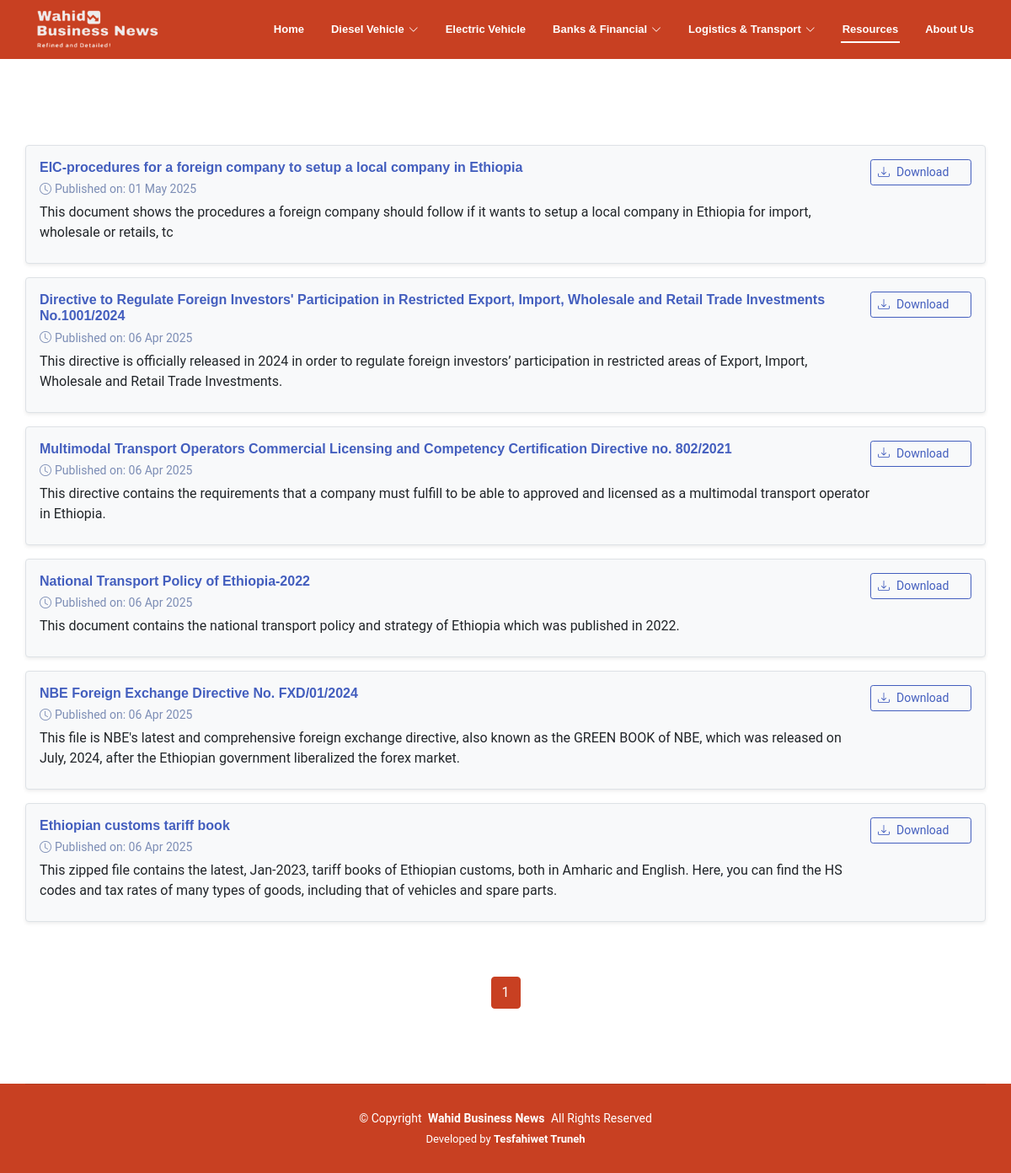
The app's page /display-resources with its own data.
### admin_app/models.py (models this page shows, shortened)
class ResourcesModel(models.Model):
    resource_name = models.CharField(max_length=200)
    short_description = models.TextField()
    resource_file = models.FileField(upload_to="resources")
    created_at = models.DateTimeField(default=timezone.now)
    class Meta:
        verbose_name = "Resource"
        verbose_name_plural = "Resources"
        ordering = ['-created_at']

### App/views.py (the view)
# urls.py: path("display-resources", DisplayResourceItems.as_view(), name = "display-resources"),
class DisplayResourceItems(HitCountMixin, TemplateView):
    template_name = "display-resources.html"
    def get(self, request, *args, **kwargs):
        website = Website.objects.get(name="Wahid Business News")
        hit_count = HitCount.objects.get_for_object(website)
        HitCountMixin.hit_count(request, hit_count)
        return super().get(request, *args, **kwargs)
    def get_context_data(self, **kwargs):
        context = super().get_context_data(**kwargs)
        resources_list = ResourcesModel.objects.all().order_by('-created_at')
        page = self.request.GET.get('page', 1)
        paginator = Paginator(resources_list, 10)
        context['resource_list'] = paginator.get_page(page)
        return context

### templates/display-resources.html (shortened to what this page needs)
{% extends 'base.html' %}
{% load static %}
{% block 'page-template' %}
<main class="main">
    <section id="blog-posts" class="blog-posts section mt-5">
        <div class="container">
            <div class="row mt-5">
                {% if resource_list %}
                {% for resource in resource_list %}
                <div class="result-item mt-3 border rounded p-3 shadow-sm bg-light">
                    <div class="d-flex justify-content-between align-items-start">
                        <div>
                            <h6 class="mb-1 blog-title">
                                <a href="#" class="text-primary text-decoration-none">
                                    {{ resource.resource_name }}
                                </a>
                            </h6>
                            <p class="mb-1 text-muted">
                                <small>
                                    <i class="bi bi-clock me-1"></i>Published on:
                                    {{ resource.created_at|date:"d M Y" }}
                                </small>
                            </p>
                            <p class="mb-2 text-dark">
                                {{ resource.short_description }}
                            </p>
                        </div>
                        <div>
                            <a href="{{ resource.resource_file.url }}"
                               class="btn btn-outline-primary btn-sm d-flex align-items-center"
                               download>
                                <i class="bi bi-download me-2"></i>Download
                            </a>
                        </div>
                    </div>
                </div>
                {% endfor %}
                {% endif %}
            </div>
        </div>
    </section>
    {% if resource_list %}
    <section id="blog-pagination" class="blog-pagination section">
        <div class="container">
            <div class="d-flex justify-content-center">
                <ul class="pagination">
                    {% for page_num in resource_list.paginator.page_range %}
                    {% if resource_list.number == page_num %}
                    <li class="page-item active">
                        <span class="page-link">{{ page_num }}</span>
                    </li>
                    {% else %}
                    <li class="page-item">
                        <a class="page-link" href="?page={{ page_num }}&next_post=true">{{ page_num }}</a>
                    </li>
                    {% endif %}
                    {% endfor %}
                </ul>
            </div>
        </div>
    </section>
    {% endif %}
</main>
{% endblock %}

### static/css/main.css (style rules this page uses)
:root { --default-font: "Roboto", system-ui, -apple-system, "Segoe UI", Roboto, "Helvetica Neue", Arial, "Noto Sans", "Liberation Sans", sans-serif, "Apple Color Emoji", "Segoe UI Emoji", "Segoe UI Symbol", "Noto Color Emoji"; --heading-font: "Montserrat", sans-serif; --nav-font: "Poppins", sans-serif; }
:root { --background-color: #ffffff; --default-color: #222222; --heading-color: #172a28; --accent-color: #008374; --surface-color: #ffffff; --contrast-color: #ffffff; }
:root { --nav-color: #ffffff; --nav-hover-color: #fff; --nav-mobile-background-color: #ffffff; --nav-dropdown-background-color: #ffffff; --nav-dropdown-color: #01433c; --nav-dropdown-hover-color: #008374; }
:root { scroll-behavior: smooth; }
body { color: var(--default-color); background-color: var(--background-color); font-family: var(--default-font); }
a { color: var(--accent-color); text-decoration: none; transition: 0.3s; }
h1, h2, h3, h4, h5, h6 { color: #000; font-family: var(--heading-font); }
section, .section { color: var(--default-color); background-color: var(--background-color); padding: 60px 0; scroll-margin-top: 112px; overflow: clip; }
.blog-pagination { padding-top: 0; color: color-mix(in srgb, var(--default-color), transparent 40%); }
.blog-pagination ul { display: flex; padding: 0; margin: 0; list-style: none; }
.blog-pagination li { margin: 0 5px; transition: 0.3s; }
.page-item.active .page-link { z-index: 3; color: #fff; background-color: #c84022; border-color: #c84022; }
.active { color: green; border-radius: 5px; padding: 5px 10px; }
.btn { min-width: 120px; }

### templates/display-resources.html (style rules this page uses)
.result-item { border: 1px solid #ddd; border-radius: 5px; padding: 15px; background-color: #f9f9f9; position: relative; }

### records on screen
ResourcesModel: resource_name "EIC-procedures for a foreign company to setup a local company in Ethiopia", created_at "01 May 2025", short_description "This document shows the procedures a foreign company should follow if it wants to setup a local company in Ethiopia for import, wholesale or retails, tc"
ResourcesModel: resource_name "Directive to Regulate Foreign Investors' Participation in Restricted Export, Import, Wholesale and Retail Trade Investments No.1001/2024", created_at "06 Apr 2025", short_description "This directive is officially released in 2024 in order to regulate foreign investors’ participation in restricted areas of Export, Import, Wholesale and Retail Trade Investments."
ResourcesModel: resource_name "Multimodal Transport Operators Commercial Licensing and Competency Certification Directive no. 802/2021", created_at "06 Apr 2025", short_description "This directive contains the requirements that a company must fulfill to be able to approved and licensed as a multimodal transport operator in Ethiopia."
ResourcesModel: resource_name "National Transport Policy of Ethiopia-2022", created_at "06 Apr 2025", short_description "This document contains the national transport policy and strategy of Ethiopia which was published in 2022."
ResourcesModel: resource_name "NBE Foreign Exchange Directive No. FXD/01/2024", created_at "06 Apr 2025", short_description "This file is NBE's latest and comprehensive foreign exchange directive, also known as the GREEN BOOK of NBE, which was released on July, 2024, after the Ethiopian government liberalized the forex market."
ResourcesModel: resource_name "Ethiopian customs tariff book", created_at "06 Apr 2025", short_description "This zipped file contains the latest, Jan-2023, tariff books of Ethiopian customs, both in Amharic and English. Here, you can find the HS codes and tax rates of many types of goods, including that of vehicles and spare parts."

### other values on screen
{{ page_num }} "1"
